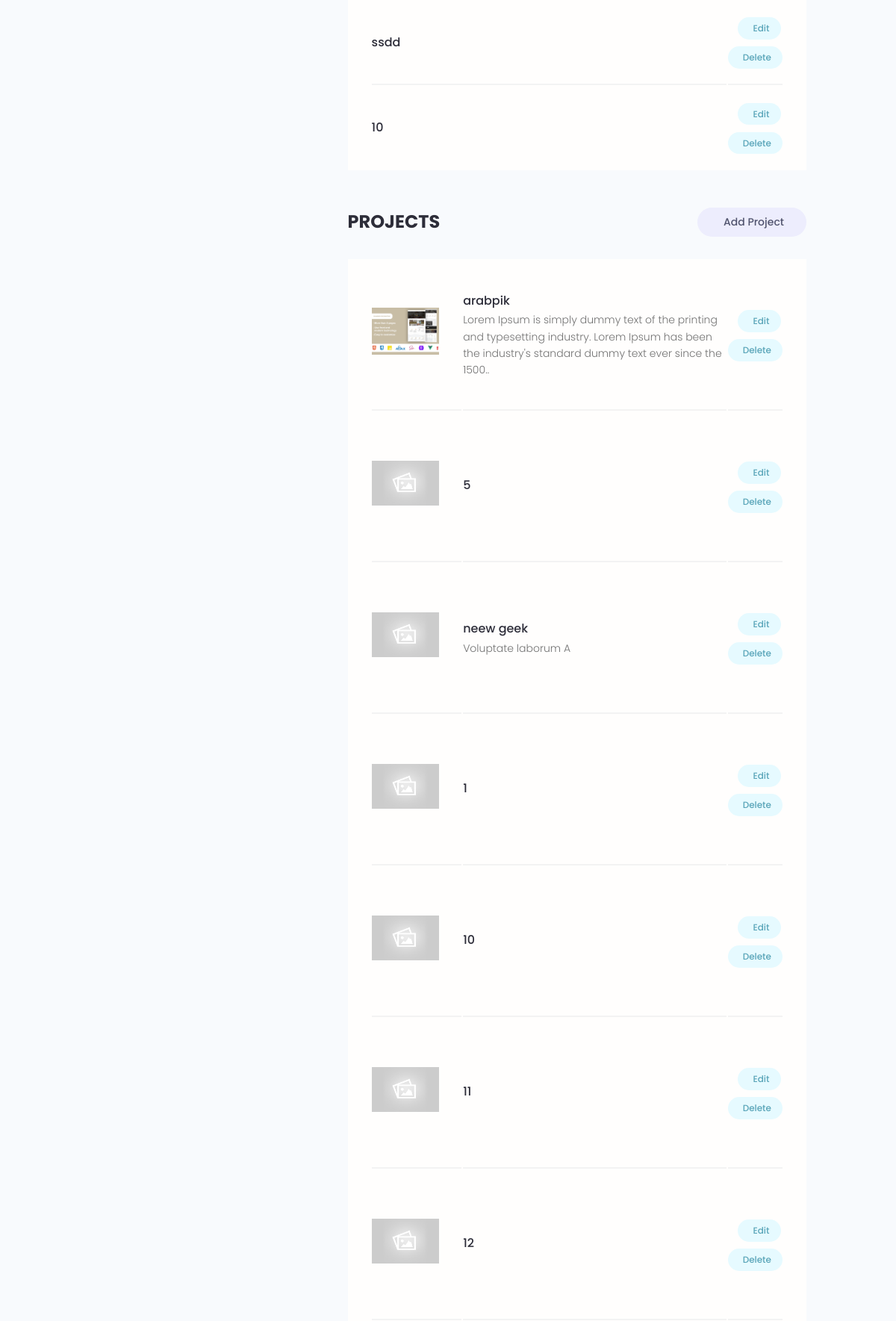
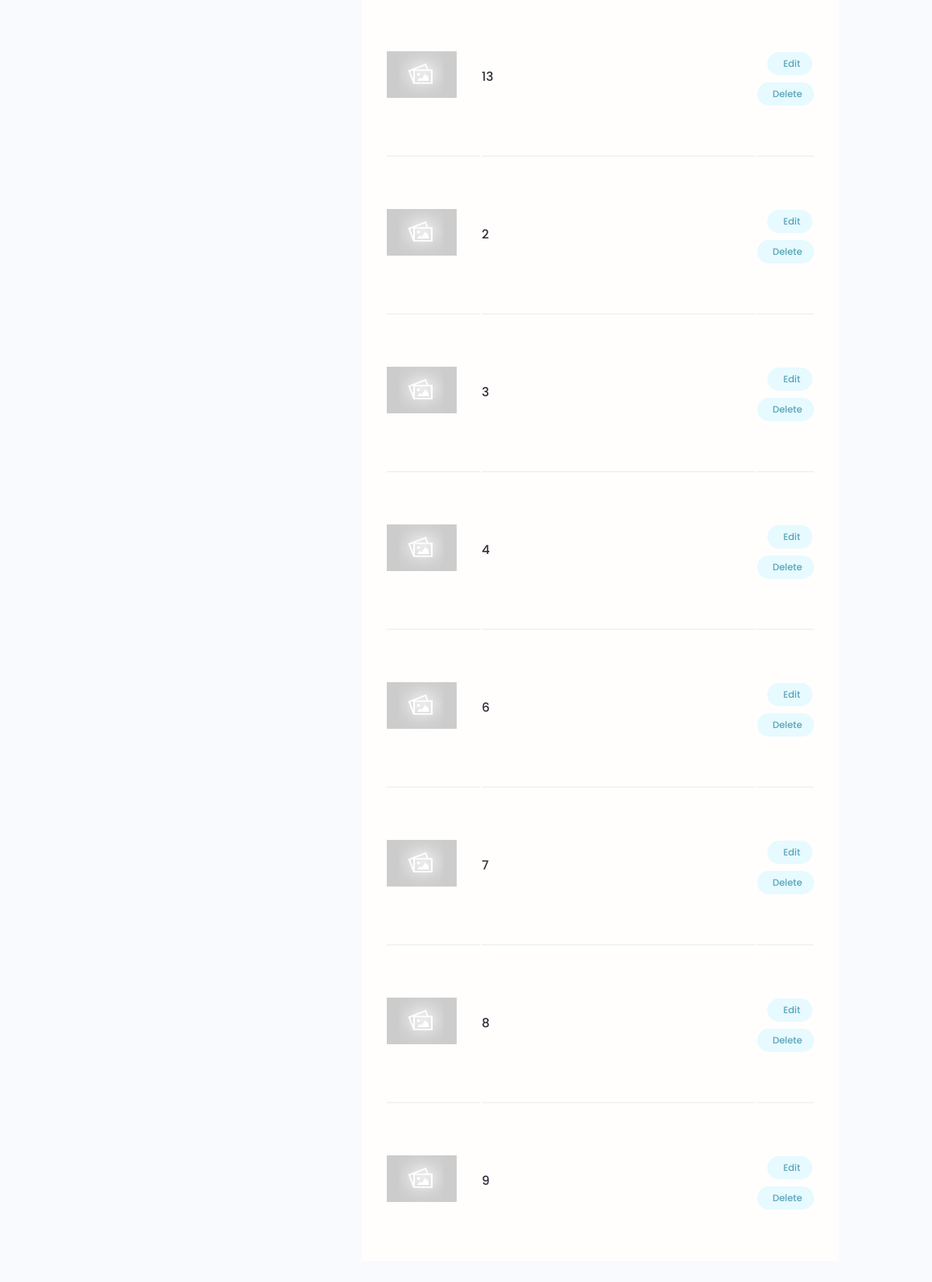
Before: /account/ (signed in, lower part) with the older database file (2 pictures, top to bottom).
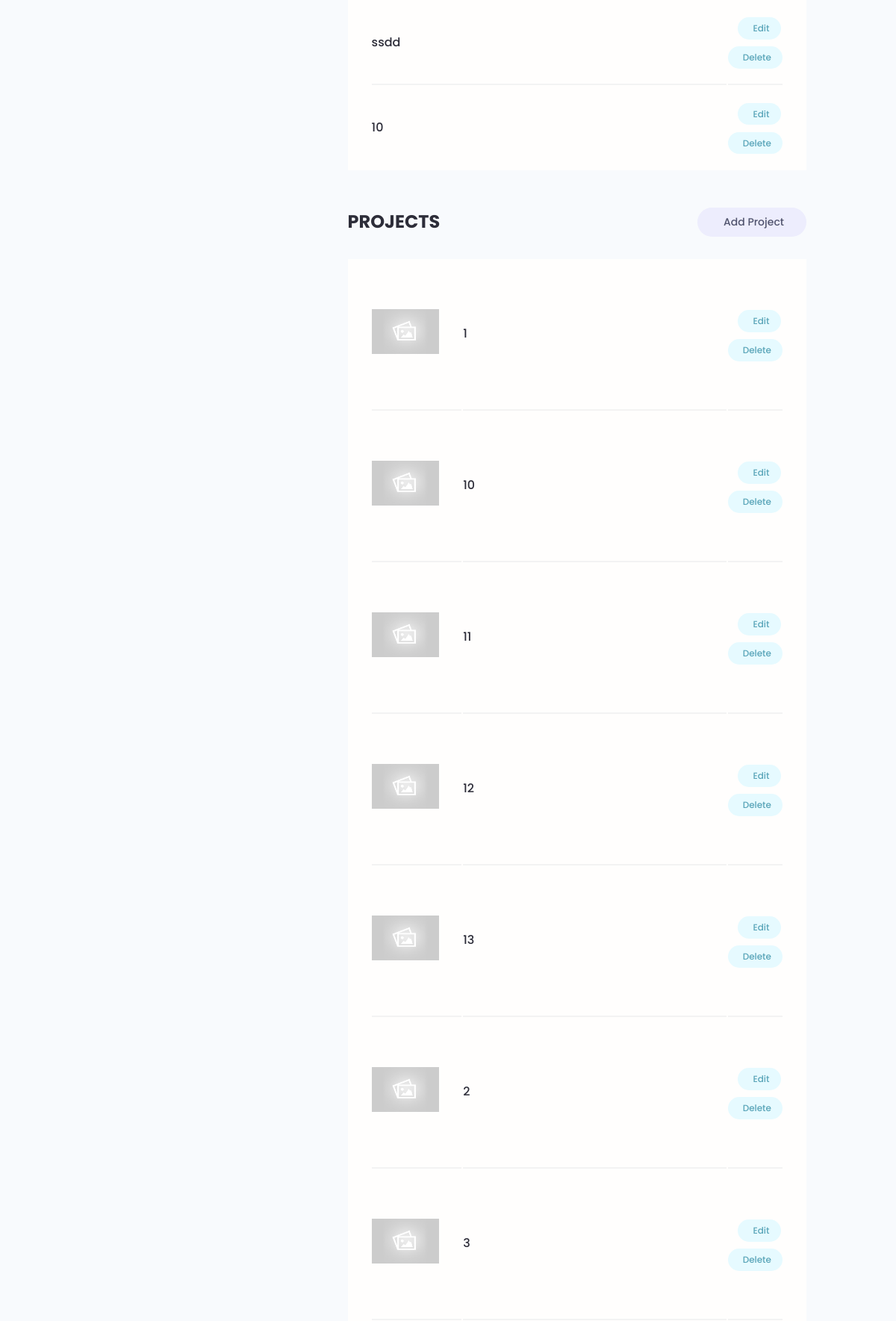
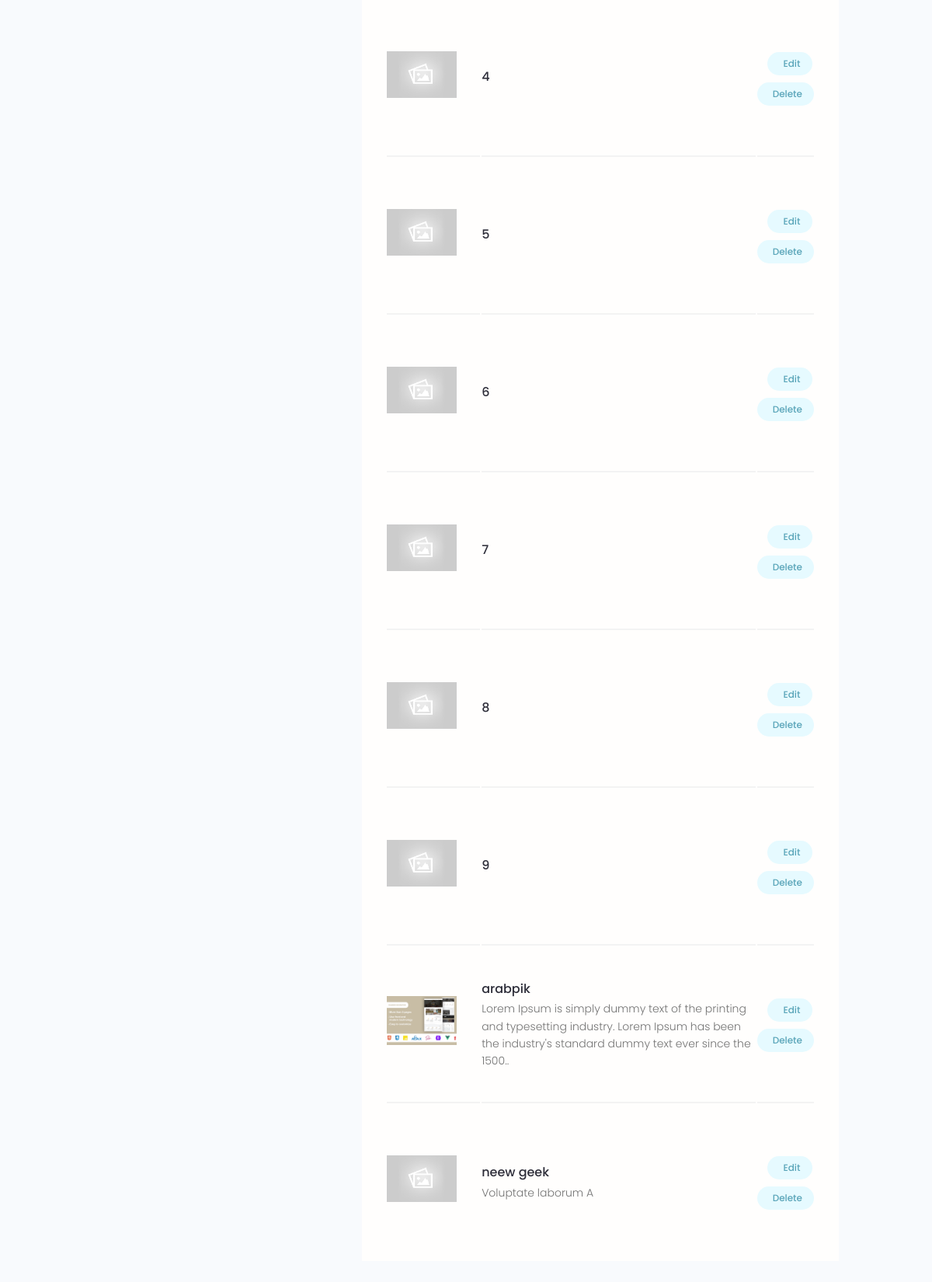
After: the same page with the newer database file (2 pictures, top to bottom).
### users/models.py (models this page shows, shortened)
class Skill(models.Model):
    id = models.UUIDField(default=uuid.uuid4, unique=True,
                            primary_key=True, editable=False)
    owner = models.ForeignKey(Profile, on_delete=models.CASCADE)
    name = models.CharField(max_length=200, null=True, blank=True)
    description = models.TextField(null=True, blank=True)
    created = models.DateTimeField(auto_now_add=True)

### projects/models.py (models this page shows, shortened)
class Project(models.Model):
    id = models.UUIDField(default=uuid.uuid4, unique=True, primary_key=True, editable=False)
    owner = models.ForeignKey(Profile, null=True, blank=True, on_delete=models.SET_NULL)
    title = models.CharField(max_length=2000)
    description = models.TextField(null=True, blank=True)
    image = models.ImageField(default="default.jpg")
    tags = models.ManyToManyField('Tag', blank=True)
    demo_link = models.URLField(max_length=2000, null=True, blank=True)
    source_link = models.URLField(max_length=2000, null=True, blank=True)
    vote_total = models.IntegerField(default=0, null=True, blank=True)
    vote_ratio = models.IntegerField(default=0, null=True, blank=True)
    created = models.DateTimeField(auto_now_add=True)
    class Meta:
        ordering = ["-vote_ratio", "-vote_total", "title"]

### users/views.py (the view)
# urls.py: path('account/', views.userAccount, name="account"),
@login_required
def userAccount(request):
    profile = request.user.profile
    skills = profile.skill_set.all()
    projects = profile.project_set.all()
    context = {
        "profile": profile,
        "skills": skills,
        "projects": projects
    }
    return render(request, "users/account.html", context)

### users/templates/users/account.html (shortened to what this page needs)
{% extends 'main.html' %}
{% block content %}
<main class="settingsPage profile my-md">
    <div class="container">
        <div class="layout">
            <div class="column column--1of3">
            </div>
            <div class="column column--2of3">
                <table class="settings__table">
                    {% for skill in skills %}
                    <tr>
                        <td class="settings__tableInfo">
                            <h4>{{skill.name}}</h4>
                        </td>
                        <td class="settings__tableActions">
                            <a class="tag tag--pill tag--main settings__btn" href="{% url 'edit-skill' skill.id %}">
                                Edit</a>
                            <a class="tag tag--pill tag--main settings__btn" href="{% url 'delete-skill' skill.id %}"> Delete</a>
                        </td>
                    </tr>
                    {% endfor %}
                </table>
                <div class="settings">
                    <h3 class="settings__title">Projects</h3>
                    <a class="tag tag--pill tag--sub settings__btn tag--lg" href="{% url 'create-project' %}"> Add
                        Project</a>
                </div>
                <table class="settings__table">
                    {% for project in projects %}
                    <tr>
                        <td class="settings__thumbnail">
                            <a href="{% url 'project' project.id %}"><img src="{{project.image.url}}" alt="Project Thumbnail" /></a>
                        </td>
                        <td class="settings__tableInfo">
                            <a href="{% url 'project' project.id %}">{{project.title}}</a>
                            <p>
                                {% if project.description|length > 150 %}
                                    {{project.description|slice:"150"}}..
                                {% else %}
                                    {{project.description}}
                                {% endif %}
                            </p>
                        </td>
                        <td class="settings__tableActions">
                            <a class="tag tag--pill tag--main settings__btn" href="{% url 'update-project' project.id %}">
                                Edit</a>
                            <a class="tag tag--pill tag--main settings__btn" href="{% url 'delete-project' project.id %}"> Delete</a>
                        </td>
                    </tr>
                    {% endfor %}
                </table>
            </div>
        </div>
    </div>
</main>
{% endblock %}

Changed rows visible on the page:
changed Project (number 9 of 15 on the later page): moves down the list
changed Project "arabpik": moves down the list
changed Project "neew geek": moves down the list
